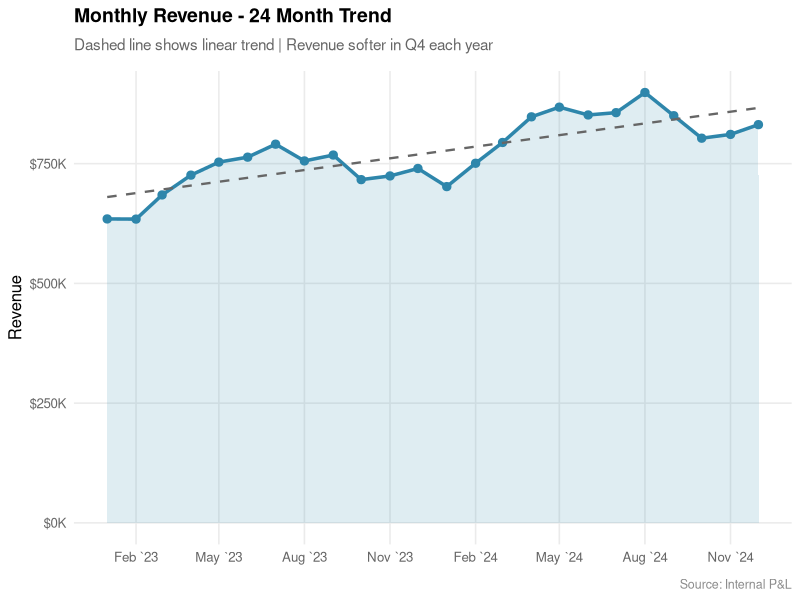
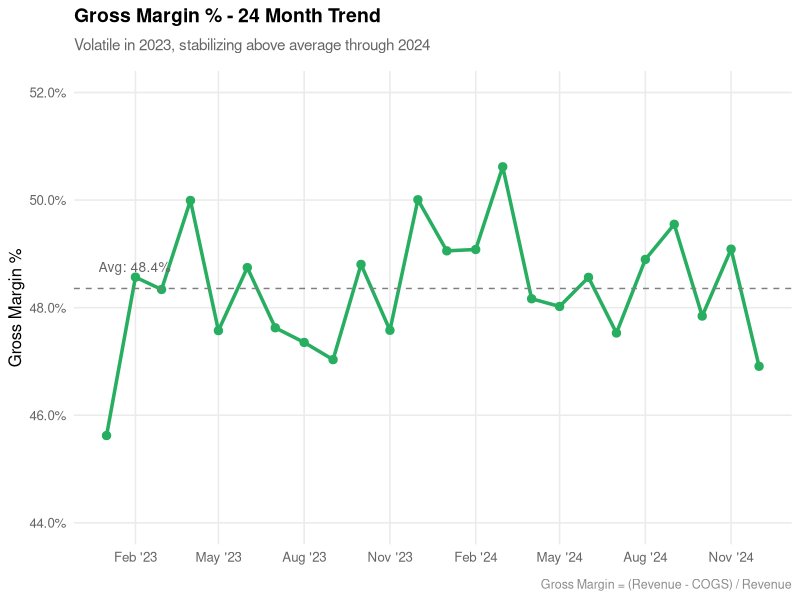
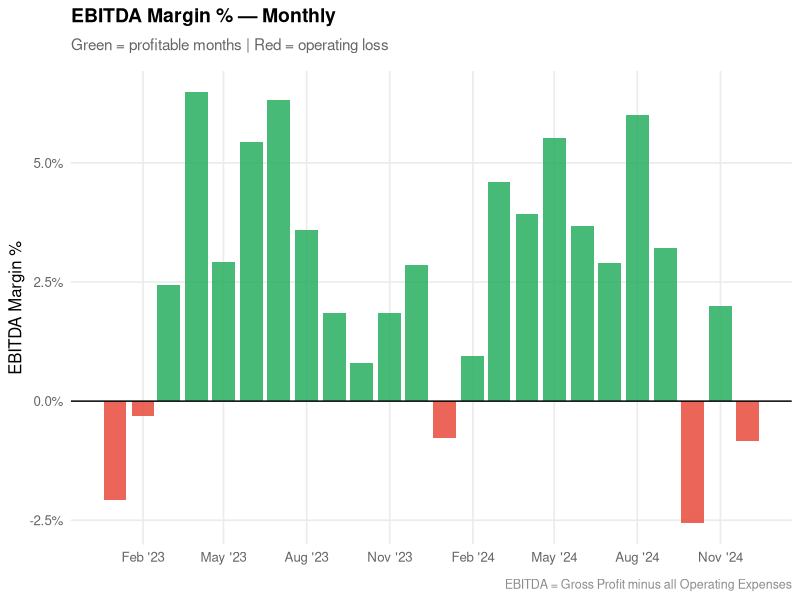
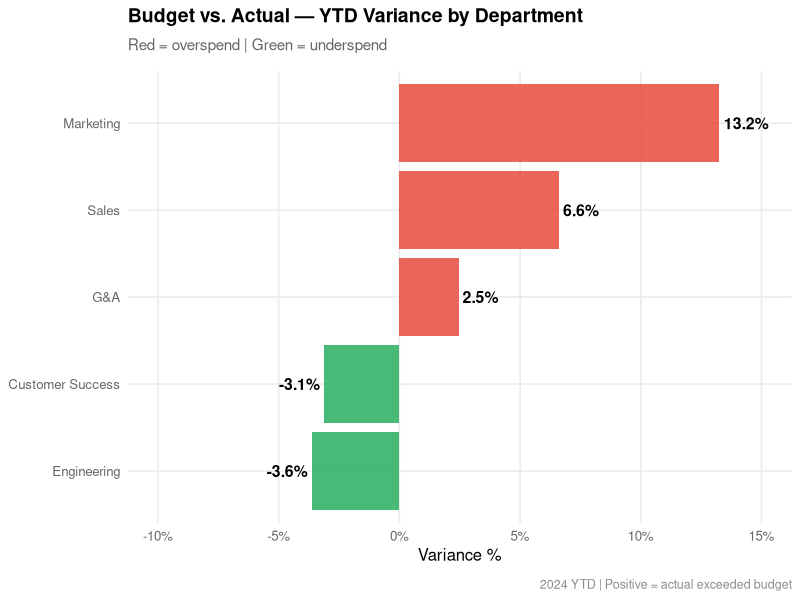
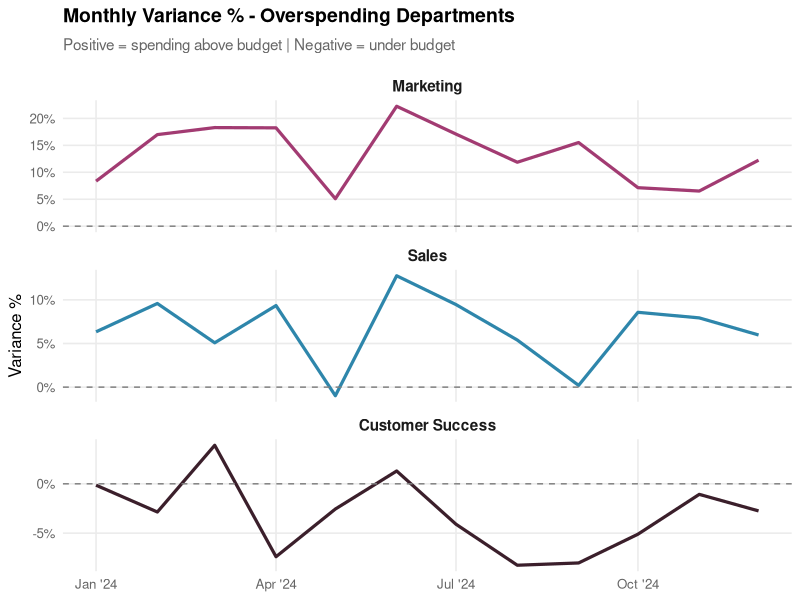
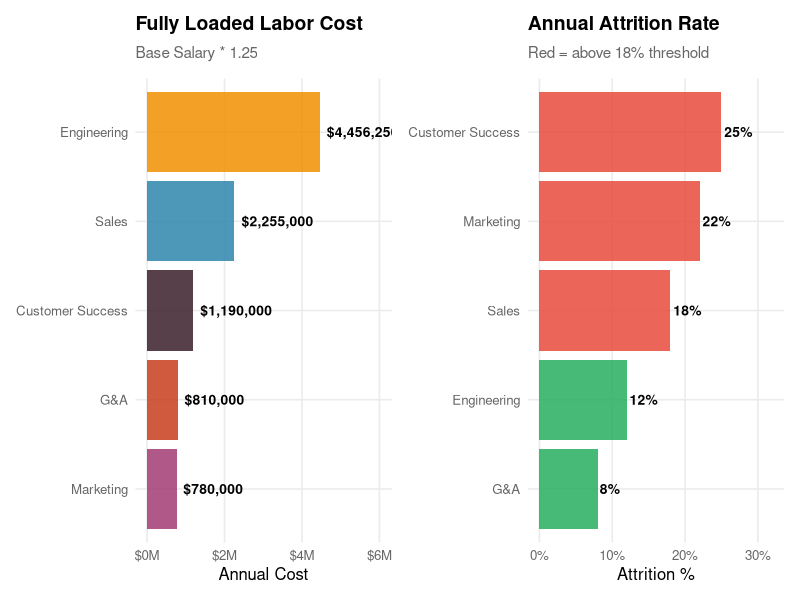
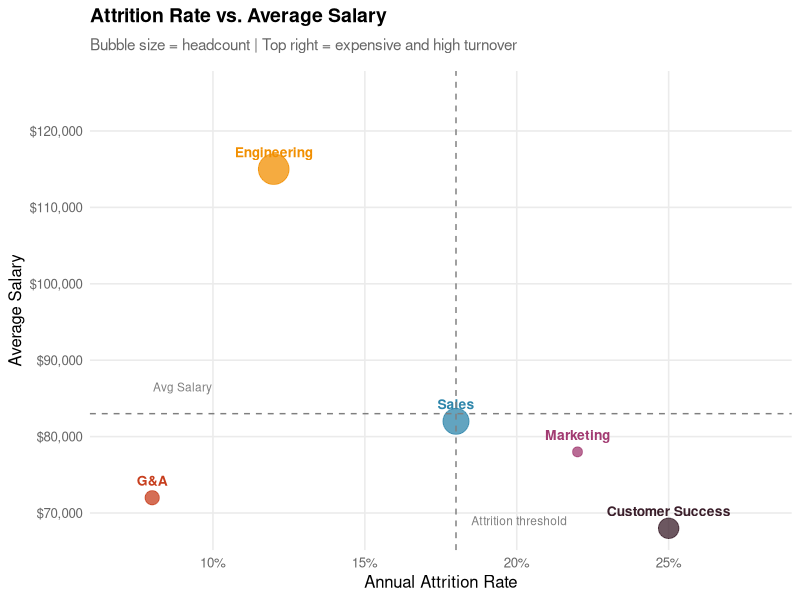
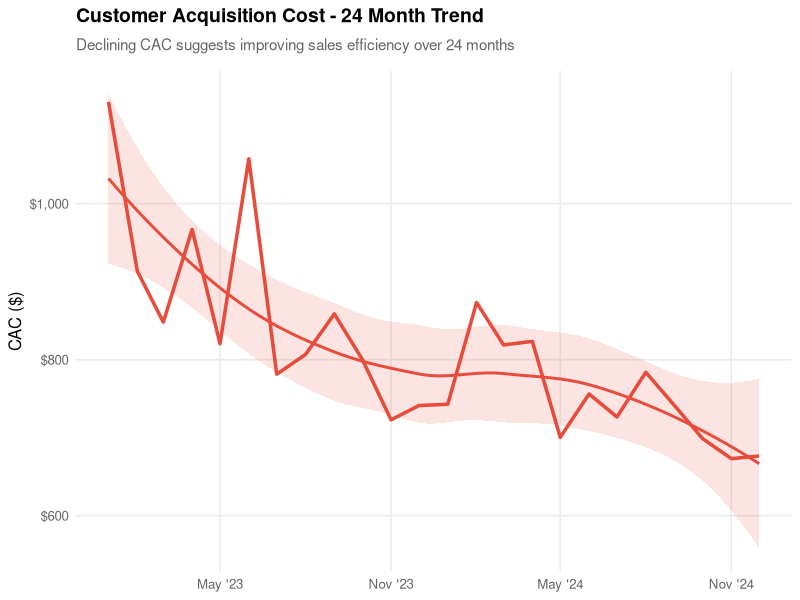

The R script that drew these images, in order:
## ---- chunk 1

knitr::opts_chunk$set(
  echo = TRUE,
  message    = FALSE,
  warning    = FALSE,
  fig.width  = 10,
  fig.height = 6,
  fig.align  = "center"
)

set.seed(42)


## ---- chunk 2

library(tidyverse)
library(scales)
library(lubridate)
library(ggthemes)
library(knitr)
library(kableExtra)
library(patchwork)

## ---- chunk 3

months <- seq.Date(from = as.Date("2023-01-01"), by = "month", length.out = 24)

monthly_pl <- tibble(
  month = months,
  revenue = 650000 * (1 + 0.015 * (1:24)) *
    (1 + 0.08 * sin((month(months) - 3) * pi / 6)) +
    rnorm(24, 0, 15000),
  cogs = revenue * (0.52 - 0.003 * (1:24) / 24) + rnorm(24, 0, 8000),
  opex_salaries = 180000 + 2500 * (1:24) + rnorm(24, 0, 5000), 
  opex_marketing = 45000 + 800 * (1:24) + rnorm(24, 0, 3000),
  opex_tech      = 28000 + 400 * (1:24) + rnorm(24, 0, 1500),
  opex_facilities = 32000 + rnorm(24, 0, 1000),
  opex_other      = 18000 + 300 * (1:24) + rnorm(24, 0, 2000)
) %>% 
  mutate(
    gross_profit = revenue - cogs,
    gross_margin = gross_profit / revenue,
    total_opex = opex_salaries + opex_marketing + opex_tech + opex_facilities + opex_other,
    ebitda = gross_profit - total_opex,
    ebitda_margin = ebitda / revenue,
    year = year(month),
    month_label = format(month, "%b %Y")
  )

## ---- chunk 4

current_years_months <- months[year(months) == 2024]

budget_vs_actual <- tibble(
  month = rep(current_years_months, 5),
  department = rep(c("Sales", "Marketing", "Engineering", "G&A", "Customer Success"), each = length(current_years_months))
) %>% 
  mutate(
    budget = case_when(
      department == "Sales"            ~ 95000  + 1000  * as.integer(factor(month)), 
      department == "Marketing"        ~ 48000  + 500   * as.integer(factor(month)), 
      department == "Engineering"      ~ 120000 + 800   * as.integer(factor(month)),  
      department == "G&A"              ~ 42000  + 200   * as.integer(factor(month)), 
      department == "Customer Success" ~ 35000  + 300   * as.integer(factor(month)) 
    ),
    variance_pct = case_when(
      department == "Sales"            ~ rnorm(n(), 0.06,  0.04), 
      department == "Marketing"        ~ rnorm(n(), 0.12,  0.05), 
      department == "Engineering"      ~ rnorm(n(), -0.03, 0.03),  
      department == "G&A"              ~ rnorm(n(), 0.02,  0.02),
      department == "Customer Success" ~ rnorm(n(), -0.05, 0.03)
    ),
    actual = budget * (1 + variance_pct),
    variance = actual - budget
  )
## ---- chunk 5
headcount <- tibble(
  department = c("Sales", "Marketing", "Engineering", "G&A", "Customer Success"),
  headcount = c(22, 8, 31, 9, 14),
  avg_salary = c(82000, 78000, 115000, 72000, 68000),
  avg_tenure_yrs = c(2.1, 1.8, 3.4, 4.2, 2.7),
  open_reqs      = c(3, 1, 5, 0, 2),
  attrition_rate = c(0.18, 0.22, 0.12, 0.08, 0.25)
) %>% 
  mutate(
    total_labor_cost = headcount * avg_salary,
    fully_loaded = total_labor_cost * 1.25
  )

## ---- chunk 6

unit_econ <- tibble(
 month             = months,
  new_customers     = round(120 + 4 * (1:24) + rnorm(24, 0, 12)),
  churned_customers = round(40 + 1.5 * (1:24) + rnorm(24, 0, 4)),
  sales_marketing_spend = monthly_pl$opex_salaries * 0.35 +
                          monthly_pl$opex_marketing
) %>% 
  mutate(
    total_customers   = cumsum(new_customers - churned_customers) + 800,
    cac               = sales_marketing_spend / pmax(new_customers, 1),
    arpu              = (monthly_pl$revenue / total_customers) * 0.25,
    churn_rate        = churned_customers / total_customers,
    ltv               = arpu / pmax(churn_rate, 0.001) * 0.70,
    ltv_cac_ratio     = ltv / cac,
    cogs_per_customer = monthly_pl$cogs / total_customers
  )

## ---- chunk 7

glimpse(monthly_pl)
glimpse(budget_vs_actual)
glimpse(headcount)
glimpse(unit_econ)

## ---- chunk 8

theme_ba <- function() {
  theme_minimal(base_size = 12) +
    theme(
      plot.title = element_text(face = "bold", size = 14,
                                margin = margin(b = 8)),
      plot.subtitle = element_text(color = "grey40", size = 11,
                                   margin = margin(b = 12)),
      plot.caption = element_text(color = "grey55", size = 9,
                                  margin = margin(t = 10)),
      panel.grid.minor = element_blank(),
      panel.grid.major = element_line(color = "grey92"),
      axis.text        = element_text(color = "grey40"),
      legend.position  = "bottom",
      strip.text       = element_text(face = "bold", size = 11)
    )
}

palette_dept <- c(
  "Sales"            = "#2E86AB",
  "Marketing"        = "#A23B72",
  "Engineering"      = "#F18F01",
  "G&A"              = "#C73E1D",
  "Customer Success" = "#3B1F2B"
)

## ---- chunk 9

monthly_pl %>% 
  ggplot(aes(x = month, y = revenue)) +
  geom_area(fill = "#2E86AB", alpha = 0.15) +
  geom_line(color = "#2E86AB", linewidth = 1.2) +
  geom_point(color = "#2E86AB", size = 2.5) +
  geom_smooth(method = "lm", se = FALSE, color = "grey40",
              linetype = "dashed", linewidth = 0.8) +
  scale_y_continuous(labels = dollar_format(scale = 1e-3, suffix = "K"))+
  scale_x_date(date_labels = "%b `%y", date_breaks = "3 months") +
  labs(
    title = "Monthly Revenue - 24 Month Trend",
    subtitle = "Dashed line shows linear trend | Revenue softer in Q4 each year",
    x = NULL,
    y = "Revenue",
    caption = "Source: Internal P&L"
  ) + 
  theme_ba()

## ---- chunk 10

monthly_pl %>% 
  ggplot(aes(x = month, y = gross_margin)) +
  geom_line(color = "#27AE60", linewidth = 1.2) +
  geom_point(color = "#27AE60", size = 2.5) +
  geom_hline(yintercept = mean(monthly_pl$gross_margin),
             linetype = "dashed", color = "grey50") +
  annotate("text",
           x     = min(monthly_pl$month) + 30,
           y     = mean(monthly_pl$gross_margin) + 0.004,
           label = paste0("Avg: ", percent(mean(monthly_pl$gross_margin),
                                           accuracy = 0.1)),
           color = "grey40", size = 3.5) +
  scale_y_continuous(labels = percent_format(accuracy = 0.1),
                     limits = c(0.44, 0.52)) +
  scale_x_date(date_labels = "%b '%y", date_breaks = "3 months") +
  labs(
    title = "Gross Margin % - 24 Month Trend",
    subtitle = "Volatile in 2023, stabilizing above average through 2024",
    x = NULL,
    y = "Gross Margin %",
    caption = "Gross Margin = (Revenue - COGS) / Revenue"
  ) +
  theme_ba()

## ---- chunk 11

monthly_pl %>% 
  ggplot(aes(x = month, y = ebitda_margin,
             fill = ebitda_margin >= 0)) +
  geom_col(alpha = 0.85) +
  geom_hline(yintercept = 0, color = "black", linewidth = 0.5) +
  scale_y_continuous(labels = percent_format(accuracy = 0.1)) +
  scale_x_date(date_labels = "%b '%y", date_breaks = "3 months") +
  scale_fill_manual(values = c("TRUE" = "#27AE60", "FALSE" = "#E74C3C"),
                    guide = "none") +
  labs(
    title    = "EBITDA Margin % — Monthly",
    subtitle = "Green = profitable months | Red = operating loss",
    x = NULL,
    y = "EBITDA Margin %",
    caption  = "EBITDA = Gross Profit minus all Operating Expenses"
  ) +
  theme_ba()

## ---- chunk 12

bva_summary <- budget_vs_actual %>% 
  group_by(department) %>% 
  summarize(
    total_budget = sum(budget),
    total_actual = sum(actual),
    total_variance = sum(variance),
    variance_pct = total_variance / total_budget,
    .groups = 'drop'
  ) %>% 
  arrange(desc(variance_pct)) 

bva_summary %>% 
  mutate(
    total_budget = dollar(total_budget),
    total_actual = dollar(total_actual),
    total_variance = dollar(total_variance),
    variance_pct = percent(variance_pct, accuracy = 0.1)
  ) %>% 
  kable(
    col.names = c(
      "Department", "Budget", "Actual",
      "Variance ($)", "Variance (%)"
    ),
    align = c("l", "r", "r", "r", "r")
  ) %>%
  kable_styling(
    bootstrap_options = c("striped", "hover", "condensed"),
    full_width = FALSE
  )


## ---- chunk 13

bva_summary %>%
  ggplot(aes(x = reorder(department, variance_pct),
             y = variance_pct,
             fill = variance_pct > 0)) +
  geom_col(alpha = 0.85) +
  geom_text(aes(label = paste0(round(variance_pct * 100, 1), "%"),
                hjust = ifelse(variance_pct > 0, -0.1, 1.1)),
            size = 4, fontface = "bold") +
  coord_flip() +
  scale_y_continuous(labels = percent_format(),
                     limits = c(-0.1, 0.15)) +
  scale_fill_manual(values = c("TRUE" = "#E74C3C", "FALSE" = "#27AE60"),
                    guide = "none") +
  labs(
    title    = "Budget vs. Actual — YTD Variance by Department",
    subtitle = "Red = overspend | Green = underspend",
    x = NULL,
    y = "Variance %",
    caption  = "2024 YTD | Positive = actual exceeded budget"
  ) +
  theme_ba()

## ---- chunk 14
budget_vs_actual %>% 
  filter(department %in% c("Marketing", "Sales", "Customer Success")) %>% 
  mutate(department = factor(department,
                             levels = c("Marketing", "Sales",
                                        "Customer Success"))) %>% 
  ggplot(aes(x = month, y = variance_pct, color = department)) +
  geom_line(linewidth = 1.1) +
  geom_hline(yintercept = 0, linetype = "dashed", color = "grey50") +
  facet_wrap(~department, ncol = 1, scales = "free_y") +
  scale_y_continuous(labels = percent_format(accuracy = 1)) +
  scale_x_date(date_labels = "%b '%y") +
  scale_color_manual(values = palette_dept, guide = "none") +
  labs(
    title = "Monthly Variance % - Overspending Departments",
    subtitle = "Positive = spending above budget | Negative = under budget",
    x = NULL,
    y = "Variance %"
  ) +
  theme_ba()
## ---- chunk 15
headcount_display <- headcount %>% 
  arrange(desc(fully_loaded)) %>% 
  mutate(
    avg_salary       = dollar(avg_salary),
    total_labor_cost = dollar(total_labor_cost),
    fully_loaded     = dollar(fully_loaded),
    attrition_rate   = percent(attrition_rate, accuracy = 1)
  )

headcount_display %>%
  kable(
    col.names = c("Department", "Headcount", "Avg Salary",
                  "Avg Tenure (Yrs)", "Open Reqs", "Attrition %",
                  "Total Labor", "Fully Loaded"),
    align = c("l", "r", "r", "r", "r", "r", "r", "r")
  ) %>%
  kable_styling(bootstrap_options = c("striped", "hover", "condensed"),
                full_width = TRUE)
## ---- chunk 16

p_hc1 <- headcount %>% 
  ggplot(aes(x = reorder(department, fully_loaded),
             y = fully_loaded,
             fill = department)) +
  geom_col(alpha = 0.85) +
  geom_text(aes(label = dollar(fully_loaded)),
            hjust = -0.1, size = 3.5, fontface = "bold") +
  coord_flip() +
  scale_y_continuous(labels = dollar_format(scale = 1e-6, suffix = "M"),
                     limits = c(0, max(headcount$fully_loaded) * 1.35)) +
  scale_fill_manual(values = palette_dept, guide = "none") +
  labs(
    title = "Fully Loaded Labor Cost",
    subtitle = "Base Salary * 1.25",
    x = NULL,
    y = "Annual Cost"
  ) +
  theme_ba()

p_hc2 <- headcount %>% 
  ggplot(aes(x = reorder(department, attrition_rate),
             y = attrition_rate,
             fill = attrition_rate >= 0.18)) +
  geom_col(alpha = 0.85) +
  geom_text(aes(label = percent(attrition_rate, accuracy = 1)),
            hjust = -0.1, size = 3.5, fontface = "bold") +
  coord_flip() +
  scale_y_continuous(labels = percent_format(),
                     limits = c(0, 0.32)) +
  scale_fill_manual(values = c("FALSE" = "#27AE60", "TRUE" = "#E74C3C"),
                    guide = "none") +
  labs(
    title = "Annual Attrition Rate",
    subtitle = "Red = above 18% threshold",
    x = NULL,
    y = "Attrition %"
  ) +
  theme_ba()

p_hc1 + p_hc2

## ---- chunk 17
headcount %>% 
  ggplot(aes(x = attrition_rate, y = avg_salary,
             size = headcount, color = department, label = department)) +
  geom_point(alpha = 0.75) +
  geom_text(vjust = -1.2, hjust = 0.5, size = 3.5, fontface = "bold") +
  geom_vline(xintercept = 0.18, linetype = "dashed", color = "grey50") +
  geom_hline(yintercept = mean(headcount$avg_salary),
             linetype = "dashed", color = "grey50") +
  annotate("text", x = 0.185, y = 69000,
           label = "Attrition threshold",
           color = "grey50", size = 3, hjust = 0) +
  annotate("text", x = 0.09, 
           y = mean(headcount$avg_salary) + 3500,
           label = "Avg Salary",
           color = "grey50", size = 3) +
  scale_x_continuous(labels = percent_format(), limits = c(0.07, .28)) +
  scale_y_continuous(labels = dollar_format(), limits = c(NA, 125000)) +
  scale_color_manual(values = palette_dept, guide = "none") +
  scale_size(range = c(3,10), guide = "none") +
  labs(
    title = "Attrition Rate vs. Average Salary",
    subtitle = "Bubble size = headcount | Top right = expensive and high turnover",
    x = "Annual Attrition Rate",
    y = "Average Salary"
  ) +
  theme_ba()
  
## ---- chunk 18
latest <- unit_econ %>% 
  slice_tail(n = 1)

latest
## ---- chunk 19

unit_econ_display <- tibble(
  Metric = c(
    "Total Customers",
    "New Customers (Latest Month)",
    "Churned Customers (Latest Month)",
    "Customer Acquisition Cost",
    "Monthly ARPU",
    "Monthly Churn Rate",
    "Estimated LTV",
    "LTV:CAC Ratio"
  ),
  Value = c(
    comma(latest$total_customers),
    comma(latest$new_customers),
    comma(latest$churned_customers),
    dollar(latest$cac),
    dollar(latest$arpu),
    percent(latest$churn_rate, accuracy = 0.1),
    dollar(latest$ltv),
    round(latest$ltv_cac_ratio, 2)
  ),
  Interpretation = c(
    "Current book of business",
    "Gross new logos this month",
    "Accounts lost this month",
    "Sales and marketing spend per new customer",
    "Average revenue per user per month",
    "Percent of customers lost per month",
    "ARPU divided by churn rate times 70% margin",
    "Target is 3x or above for a healthy business"
  )
)

unit_econ_display %>%
  kable(align = c("l", "r", "l")) %>%
  kable_styling(bootstrap_options = c("striped", "hover"),
                full_width = FALSE)

## ---- chunk 20

unit_econ %>% 
  ggplot(aes(x = month, y = cac)) +
  geom_line(color = "#E74C3C", linewidth = 1.2) +
  geom_smooth(method = "loess", se = TRUE, alpha = 0.15,
              color = "#E74C3C", fill = "#E74C3C") +
  scale_y_continuous(labels = dollar_format()) +
  scale_x_date(date_labels = "%b '%y", date_breaks = "6 months") +
  labs(
    title = "Customer Acquisition Cost - 24 Month Trend",
    subtitle = "Declining CAC suggests improving sales efficiency over 24 months",
    x = NULL,
    y= "CAC ($)"
  ) +
  theme_ba()

## ---- chunk 21
unit_econ %>% 
  ggplot(aes(x=month, y = ltv_cac_ratio)) +
  geom_line(color = "#2E86AB", linewidth =1.2) +
  geom_point(color = "#2E86AB", size = 2.5) +
  geom_hline(yintercept = 3, linetype = 'dashed',
             color = "#27ae60", linewidth = 1) +
  annotate("text",
           x = min(unit_econ$month) + 30,
           y = 3.15,
           label = "Healthy threshold (3.0x)",
           color = "#27ae60", size = 3.5) +
  scale_x_date(date_labels = "%b '%y", date_breaks = "6 months") +
  scale_y_continuous(limits = c(2, NA)) +
    labs(
    title    = "LTV:CAC Ratio — 24 Month Trend",
    subtitle = "Below 3x means we are paying too much to acquire relative to customer value",
    x = NULL,
    y = "LTV:CAC"
  ) +
  theme_ba()
## ---- chunk 22
unit_econ %>%
  ggplot(aes(x = month, y = churn_rate)) +
  geom_line(color = "#A23B72", linewidth = 1.2) +
  geom_point(color = "#A23B72", size = 2.5) +
  geom_hline(yintercept = 0.02, linetype = "dashed",
             color = "grey50", linewidth = 0.8) +
  annotate("text",
           x     = min(unit_econ$month) + 30,
           y     = 0.0215,
           label = "2% monthly benchmark",
           color = "grey50", size = 3.5) +
  scale_y_continuous(labels = percent_format(accuracy = 0.1)) +
  scale_x_date(date_labels = "%b '%y", date_breaks = "6 months") +
  labs(
    title    = "Monthly Customer Churn Rate — 24 Month Trend",
    subtitle = "Even small churn compounds significantly at scale",
    x = NULL,
    y = "Monthly Churn Rate"
  ) +
  theme_ba()
## ---- chunk 23
tibble(
  Category = c(
    "Revenue Growth (YoY)",
    "Gross Margin (Latest)",
    "EBITDA Margin (Latest)",
    "Marketing Budget Variance (YTD)",
    "Engineering Budget Variance (YTD)",
    "Customer Success Attrition",
    "LTV:CAC Ratio (Latest)",
    "Monthly Churn Rate (Latest)"
  ),
  Value = c(
    percent(
      (monthly_pl %>% filter(year == 2024) %>% pull(revenue) %>% mean()) /
      (monthly_pl %>% filter(year == 2023) %>% pull(revenue) %>% mean()) - 1,
      accuracy = 0.1),
    percent(last(monthly_pl$gross_margin), accuracy = 0.1),
    percent(last(monthly_pl$ebitda_margin), accuracy = 0.1),
    percent(filter(bva_summary, department == "Marketing") %>% 
              pull(variance_pct), accuracy = 0.1),
    percent(filter(bva_summary, department == "Engineering") %>% 
              pull(variance_pct), accuracy = 0.1),
    percent(filter(headcount, department == "Customer Success") %>% 
              pull(attrition_rate), accuracy = 1),
    as.character(round(last(unit_econ$ltv_cac_ratio), 2)),
    percent(last(unit_econ$churn_rate), accuracy = 0.1)
  ),
Signal = c(
  "Strong",
  "Healthy", 
  "Watch",
  "Investigate",
  "Deferred hiring",
  "Investigate",
  "Below threshold",
  "Improving"
)
) %>%
  kable(align = c("l", "r", "c"), escape = FALSE) %>%
  kable_styling(bootstrap_options = c("striped", "hover"),
                full_width = FALSE)
